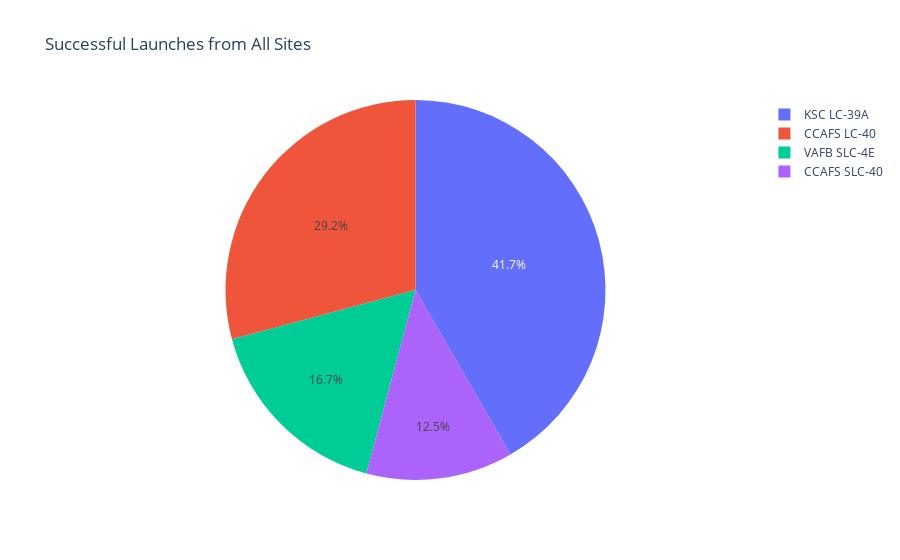

Here is the notebook cell this chart was saved with:
### Code cell
fig

### Figure 1 — Plotly figure (JSON) as saved in the notebook; plotly's stock layout.template omitted (floating-point values rounded to 4 significant figures)
{"data": [{"domain": {"x": [0, 1], "y": [0, 1]}, "hovertemplate": "Launch Site=%{label}<br>success launches=%{value}<extra></extra>", "labels": ["CCAFS LC-40", "CCAFS SLC-40", "KSC LC-39A", "VAFB SLC-4E"], "legendgroup": "", "name": "", "showlegend": true, "type": "pie", "values": [7, 3, 10, 4]}], "layout": {"legend": {"tracegroupgap": 0}, "title": {"text": "Successful Launches from All Sites"}}}
